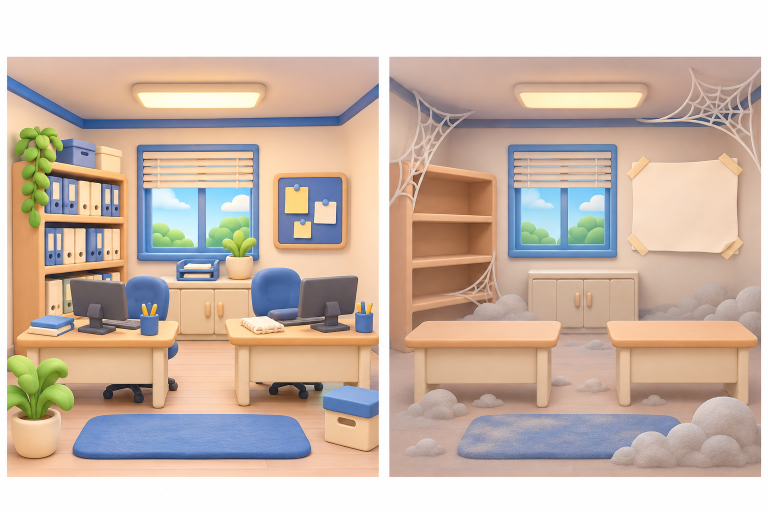
#> input picture assets_src/style_test/style_test_office_pair.png, 1536 x 1024 px, found by its file name (shown at 1/2 size)
$ python cut_assets.py ../assets_src/style_test/style_test_office_pair.png
#> lines starting #> are read from the running program, lines starting #| are printed output that depends on the picture
# 생성 그림을 게임용으로 자르고 정리한다(원본은 건드리지 않는다)
import os, sys
import numpy as np
from PIL import Image
from scipy import ndimage

SRC = r"C:\Project\AI-Quest\assets_src"
OUT = r"C:\Project\AI-Quest\game\public\assets\img"
os.makedirs(OUT, exist_ok=True)
made = []

def save(im, name, max_w=None, max_h=None):
    if max_w or max_h:
        im = im.copy()
        im.thumbnail((max_w or 10**5, max_h or 10**5), Image.LANCZOS)
    path = os.path.join(OUT, name + ".webp")
    im.save(path, "WEBP", quality=86, method=6)
    made.append((name, im.size, os.path.getsize(path) // 1024))

def split_pair(path, top=0, bottom=None):
#> called with top = 113, bottom = 954
    im = Image.open(path).convert("RGB")
#> im is the input picture: PIL image 1536x1024 RGB; mean R, G, B 203.7, 184.9, 171.8
    if bottom is None:
        bottom = im.height
    im = im.crop((0, top, im.width, bottom))
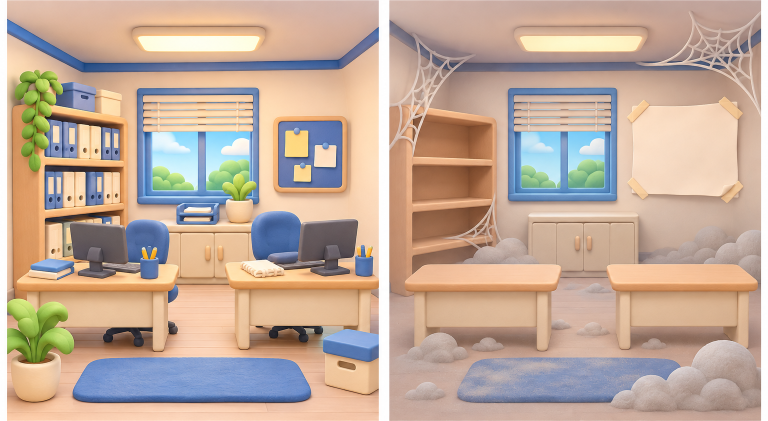
#> im: PIL image 1536x841 RGB (shown at 1/2 size); mean R, G, B 192.7, 170, 154
    g = np.array(im.convert("L")).astype(int)
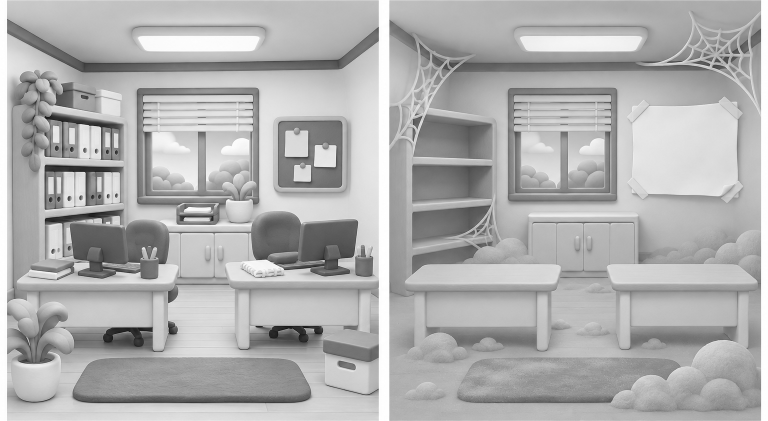
#> g: shape (841, 1536) int64 (shown at 1/2 size); min 4, max 255, mean 174.9
    w = im.width
#> w = 1536
    # 가운데 근처에서 거의 흰 세로 띠를 찾는다
    cols = [x for x in range(int(w * 0.4), int(w * 0.6)) if (g[:, x] > 235).mean() > 0.97]
#> cols = [758, 759, 760, 761, 762, 763, 764, 765, 766, 767, 768, 769, 770, 771, 772, 773, 774, 775, 776, 777]
    l, r = (min(cols), max(cols)) if cols else (w // 2, w // 2)
#> l = 758; r = 777
    return im.crop((0, 0, l, im.height)), im.crop((r + 1, 0, w, im.height))

# [43 lines left out: functions clean_alpha, cut_grid, not called in this run]

# --- 짝 사진 ---
pairs = [
    ("style_test/style_test_office_pair.png", "office_a_ok", "office_a_empty", 113, 954),
    ("gen/office_pair_b.png", "office_b_ok", "office_b_empty", 0, None),
    ("gen/office_pair_c.png", "office_c_ok", "office_c_empty", 0, None),
    ("gen/delivery_pair.png", "delivery_school", "delivery_health", 0, None),
    ("gen/site_pair_a.png", "site_a_safe", "site_a_unsafe", 0, None),
    ("gen/site_pair_b.png", "site_b_safe", "site_b_unsafe", 0, None),
    ("gen/site_pair_c.png", "site_c_safe", "site_c_unsafe", 0, None),
]
for f, ln, rn, top, bottom in pairs:
    l, r = split_pair(os.path.join(SRC, f), top, bottom)
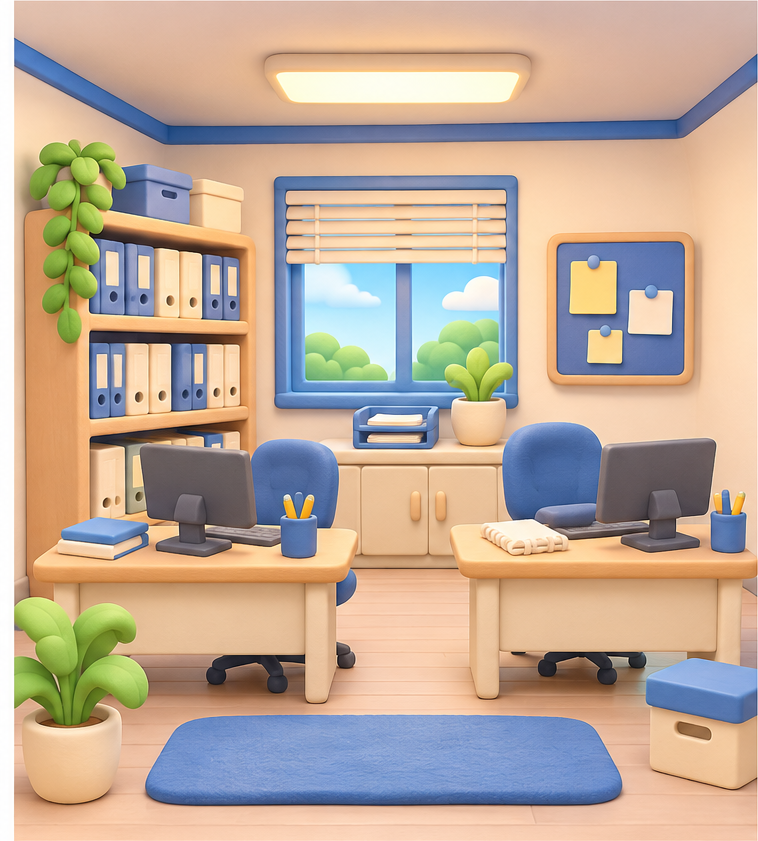
#> l: PIL image 758x841 RGB; mean R, G, B 191.1, 170.7, 152.9
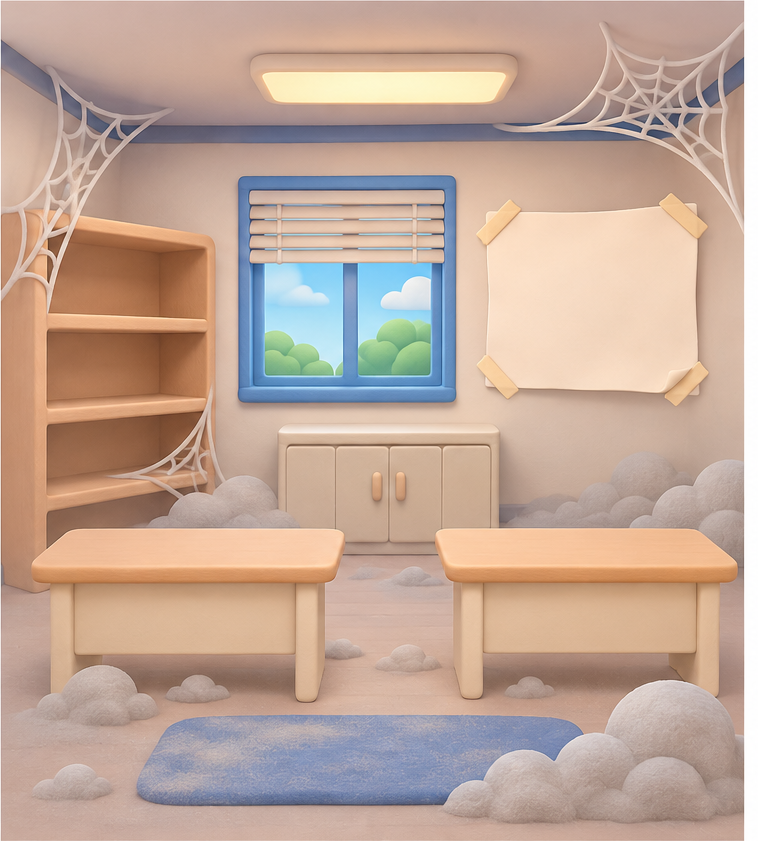
#> r: PIL image 758x841 RGB; mean R, G, B 192.7, 167, 152.4
    save(l, ln, 600); save(r, rn, 600)
#> pass 2 of the loop `for f, ln, rn, top, bottom in pairs:`:
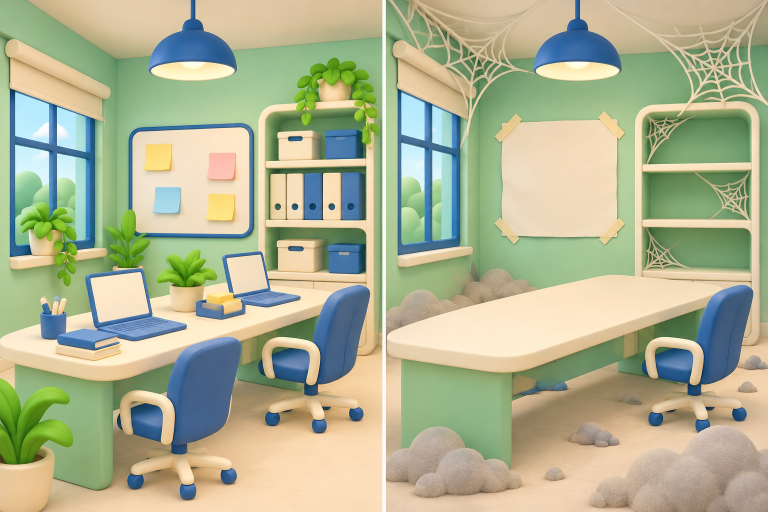
#> input picture assets_src/gen/office_pair_b.png, 1536 x 1024 px, found by its file name (shown at 1/2 size)
#> in split_pair, im is the input picture: PIL image 1536x1024 RGB; mean R, G, B 174, 178.5, 146.3
#> in split_pair (call 2), `g = np.array(im.convert("L")).astype(int)`:
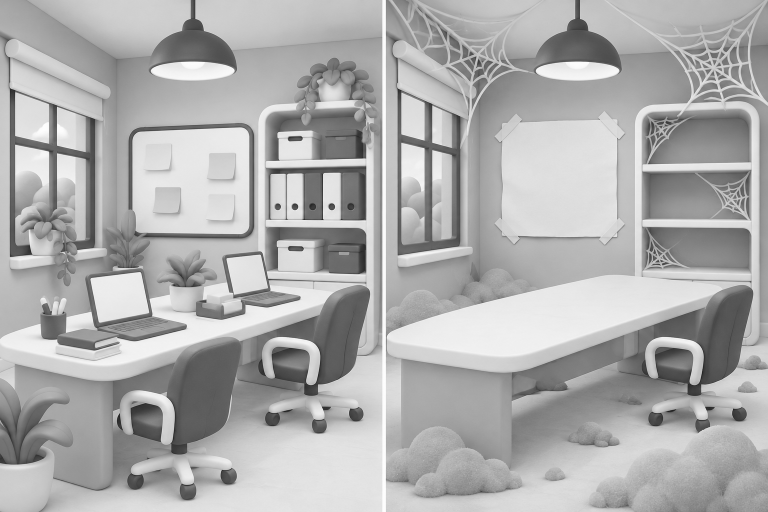
#> g: shape (1024, 1536) int64 (shown at 1/2 size); min 21, max 255, mean 173.5
#> cols = [765, 766, 767, 768, 769, 770]
#> in split_pair (call 2), `l, r = (min(cols), max(cols)) if cols else (w // 2, w // 2)`: l = 765; r = 770
#> `l, r = split_pair(os.path.join(SRC, f), top, bottom)`:
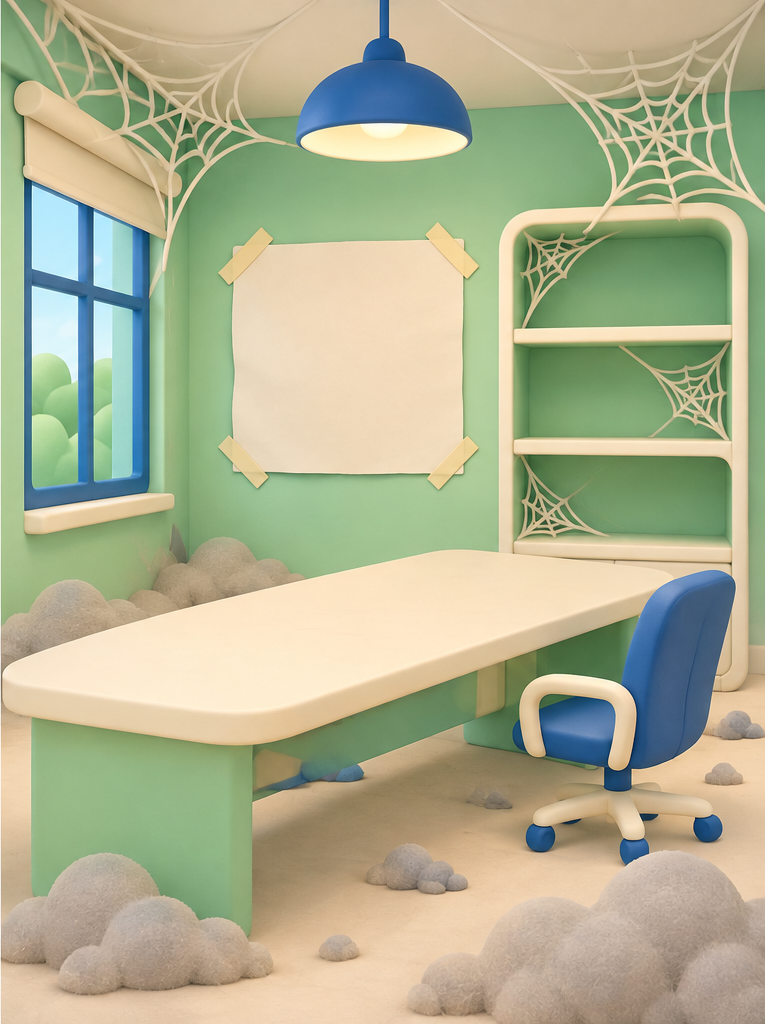
#> r: PIL image 765x1024 RGB; mean R, G, B 175.6, 177.7, 145.9
#> pass 3 of the loop `for f, ln, rn, top, bottom in pairs:`:
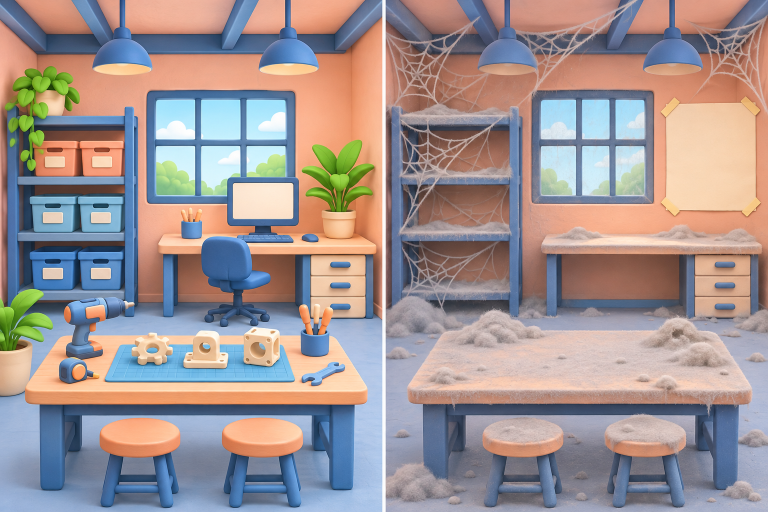
#> input picture assets_src/gen/office_pair_c.png, 1536 x 1024 px, found by its file name (shown at 1/2 size)
#> in split_pair, im is the input picture: PIL image 1536x1024 RGB; mean R, G, B 160.1, 147, 146.7
#> `l, r = split_pair(os.path.join(SRC, f), top, bottom)`:
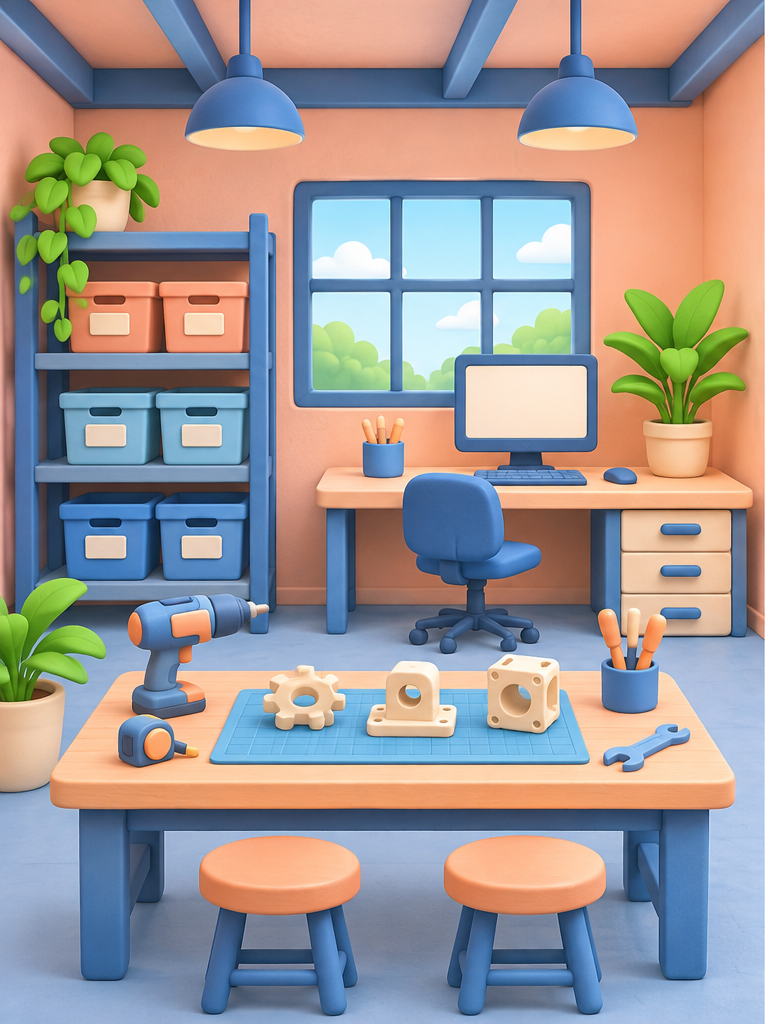
#> l: PIL image 765x1024 RGB; mean R, G, B 156.5, 149.4, 149.1
#> `l, r = split_pair(os.path.join(SRC, f), top, bottom)`:
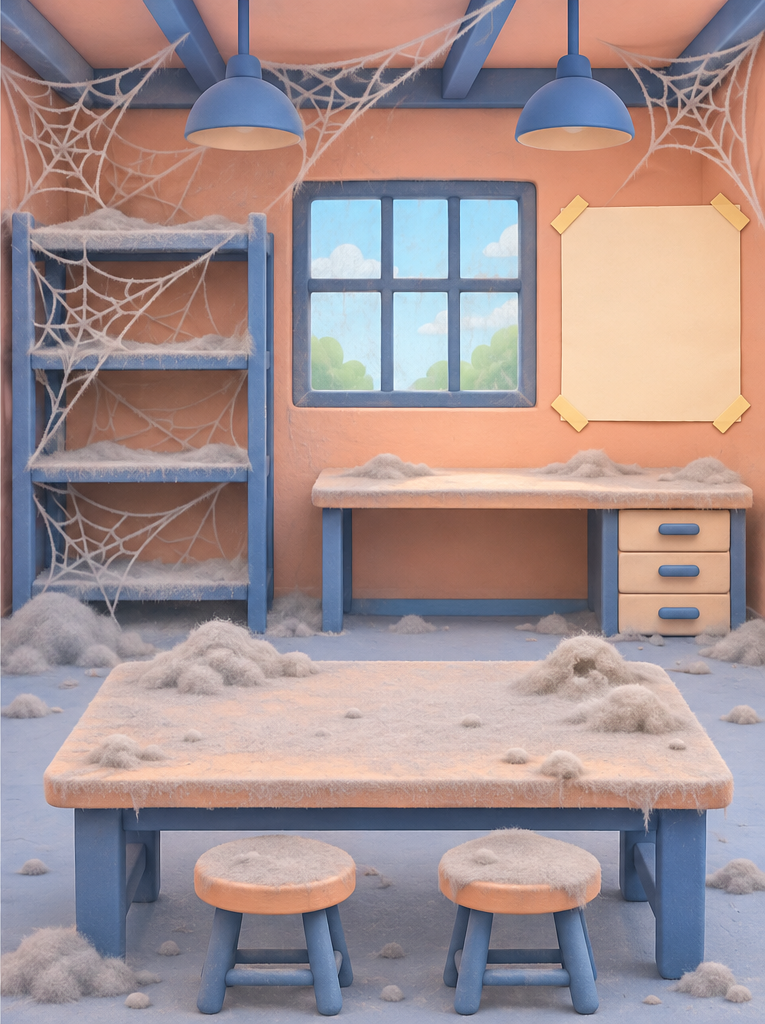
#> r: PIL image 765x1024 RGB; mean R, G, B 162.9, 143.7, 143.5
#> (the run stopped early here; a loop or call above may not have finished)
